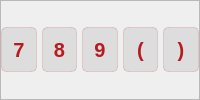
                 <widget class="QFrame" name="key_num_first">
                  <property name="frameShape">
                   <enum>QFrame::StyledPanel</enum>
                  </property>
                  <property name="frameShadow">
                   <enum>QFrame::Raised</enum>
                  </property>
                  <layout class="QHBoxLayout" name="horizontalLayout_7">
                   <property name="spacing">
                    <number>5</number>
                   </property>
                   <property name="leftMargin">
                    <number>0</number>
                   </property>
                   <property name="topMargin">
                    <number>0</number>
                   </property>
                   <property name="rightMargin">
                    <number>0</number>
                   </property>
                   <property name="bottomMargin">
                    <number>0</number>
                   </property>
                   <item>
                    <widget class="QPushButton" name="insert_7">
                     <property name="minimumSize">
                      <size>
                       <width>0</width>
                       <height>40</height>
                      </size>
                     </property>
                     <property name="maximumSize">
                      <size>
                       <width>16777215</width>
                       <height>45</height>
                      </size>
                     </property>
                     <property name="font">
                      <font>
                       <pointsize>-1</pointsize>
                       <bold>true</bold>
                      </font>
                     </property>
                     <property name="cursor">
                      <cursorShape>PointingHandCursor</cursorShape>
                     </property>
                     <property name="styleSheet">
                      <string notr="true">QPushButton{
	color:  rgba(183, 26, 31, 255);
	background-color: #ddd;
	border-radius:5px;
font-family: &quot;Segoe UI&quot;;
	font-size: 20px;
border: 1px solid rgba(183, 26, 31, 40);
}

QPushButton:hover{
	color:  rgba(183, 26, 31, 255);
	background-color: #bbb;

}
QPushButton:pressed{
	color: #eee;
background-color: qlineargradient(spread:pad, x1:0, y1:1, x2:1, y2:0, stop:0 rgba(183, 26, 31, 255), stop:1 rgba(226, 60, 146, 255));

}
</string>
                     </property>
                     <property name="text">
                      <string>7</string>
                     </property>
                    </widget>
                   </item>
                   <item>
                    <widget class="QPushButton" name="insert_8">
                     <property name="minimumSize">
                      <size>
                       <width>0</width>
                       <height>40</height>
                      </size>
                     </property>
                     <property name="maximumSize">
                      <size>
                       <width>16777215</width>
                       <height>45</height>
                      </size>
                     </property>
                     <property name="font">
                      <font>
                       <pointsize>-1</pointsize>
                       <bold>true</bold>
                      </font>
                     </property>
                     <property name="cursor">
                      <cursorShape>PointingHandCursor</cursorShape>
                     </property>
                     <property name="styleSheet">
                      <string notr="true">QPushButton{
	color:  rgba(183, 26, 31, 255);
	background-color: #ddd;
	border-radius:5px;
font-family: &quot;Segoe UI&quot;;
	font-size: 20px;
border: 1px solid rgba(183, 26, 31, 40);
}

QPushButton:hover{
	color:  rgba(183, 26, 31, 255);
	background-color: #bbb;

}
QPushButton:pressed{
	color: #eee;
background-color: qlineargradient(spread:pad, x1:0, y1:1, x2:1, y2:0, stop:0 rgba(183, 26, 31, 255), stop:1 rgba(226, 60, 146, 255));

}
</string>
                     </property>
                     <property name="text">
                      <string>8</string>
                     </property>
                    </widget>
                   </item>
                   <item>
                    <widget class="QPushButton" name="insert_9">
                     <property name="minimumSize">
                      <size>
                       <width>0</width>
                       <height>40</height>
                      </size>
                     </property>
                     <property name="maximumSize">
                      <size>
                       <width>16777215</width>
                       <height>45</height>
                      </size>
                     </property>
                     <property name="font">
                      <font>
                       <pointsize>-1</pointsize>
                       <bold>true</bold>
                      </font>
                     </property>
                     <property name="cursor">
                      <cursorShape>PointingHandCursor</cursorShape>
                     </property>
                     <property name="styleSheet">
                      <string notr="true">QPushButton{
	color:  rgba(183, 26, 31, 255);
	background-color: #ddd;
	border-radius:5px;
font-family: &quot;Segoe UI&quot;;
	font-size: 20px;
border: 1px solid rgba(183, 26, 31, 40);
}

QPushButton:hover{
	color:  rgba(183, 26, 31, 255);
	background-color: #bbb;

}
QPushButton:pressed{
	color: #eee;
background-color: qlineargradient(spread:pad, x1:0, y1:1, x2:1, y2:0, stop:0 rgba(183, 26, 31, 255), stop:1 rgba(226, 60, 146, 255));

}
</string>
                     </property>
                     <property name="text">
                      <string>9</string>
                     </property>
                    </widget>
                   </item>
                   <item>
                    <widget class="QPushButton" name="insert_lb">
                     <property name="minimumSize">
                      <size>
                       <width>0</width>
                       <height>0</height>
                      </size>
                     </property>
                     <property name="maximumSize">
                      <size>
                       <width>16777215</width>
                       <height>45</height>
                      </size>
                     </property>
                     <property name="font">
                      <font>
                       <pointsize>-1</pointsize>
                       <bold>true</bold>
                      </font>
                     </property>
                     <property name="cursor">
                      <cursorShape>PointingHandCursor</cursorShape>
                     </property>
                     <property name="styleSheet">
                      <string notr="true">QPushButton{
	color:  rgba(183, 26, 31, 255);
	background-color: #ddd;
	border-radius:5px;
font-family: &quot;Segoe UI&quot;;
	font-size: 20px;
border: 1px solid rgba(183, 26, 31, 40);
}

QPushButton:hover{
	color:  rgba(183, 26, 31, 255);
	background-color: #bbb;

}
QPushButton:pressed{
	color: #eee;
background-color: qlineargradient(spread:pad, x1:0, y1:1, x2:1, y2:0, stop:0 rgba(183, 26, 31, 255), stop:1 rgba(226, 60, 146, 255));

}
</string>
                     </property>
                     <property name="text">
                      <string>(</string>
                     </property>
                    </widget>
                   </item>
                   <item>
                    <widget class="QPushButton" name="insert_rb">
                     <property name="minimumSize">
                      <size>
                       <width>0</width>
                       <height>40</height>
                      </size>
                     </property>
                     <property name="maximumSize">
                      <size>
                       <width>16777215</width>
                       <height>45</height>
                      </size>
                     </property>
                     <property name="font">
                      <font>
                       <pointsize>-1</pointsize>
                       <bold>true</bold>
                      </font>
                     </property>
                     <property name="cursor">
                      <cursorShape>PointingHandCursor</cursorShape>
                     </property>
                     <property name="styleSheet">
                      <string notr="true">QPushButton{
	color:  rgba(183, 26, 31, 255);
	background-color: #ddd;
	border-radius:5px;
font-family: &quot;Segoe UI&quot;;
	font-size: 20px;
border: 1px solid rgba(183, 26, 31, 40);
}

QPushButton:hover{
	color:  rgba(183, 26, 31, 255);
	background-color: #bbb;

}
QPushButton:pressed{
	color: #eee;
background-color: qlineargradient(spread:pad, x1:0, y1:1, x2:1, y2:0, stop:0 rgba(183, 26, 31, 255), stop:1 rgba(226, 60, 146, 255));

}
</string>
                     </property>
                     <property name="text">
                      <string>)</string>
                     </property>
                    </widget>
                   </item>
                  </layout>
                 </widget>
